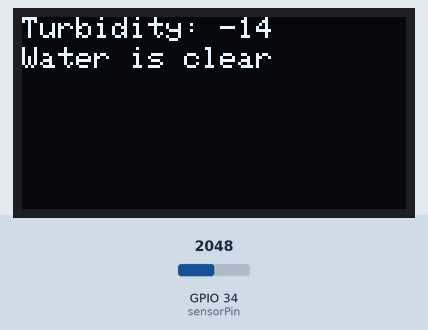
Recording of a sketch running on a simulated ESP32. Parts: 128×64 one-colour display. Inputs (shaded band) come from the test bench; at power-on: GPIO 34 (sensorPin) = 2048. The display library's start-up logo is not drawn; what the sketch prints to the serial monitor is not drawn.

Above: at 3.2 s.
3.3 s: GPIO 34 (sensorPin) set to 2081
At 4.9 s:
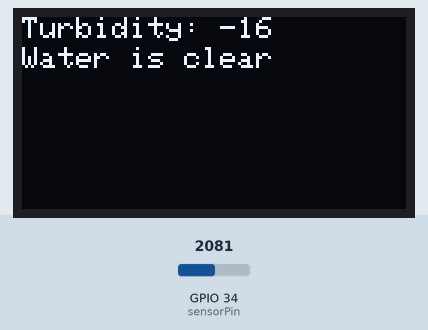
5.9 s: GPIO 34 (sensorPin) set to 1502
At 7.3 s:
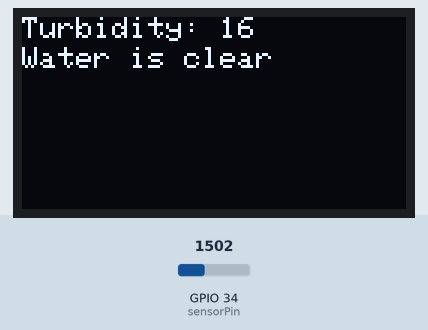
8.1 s: GPIO 34 (sensorPin) set to 1394
At 9.7 s:
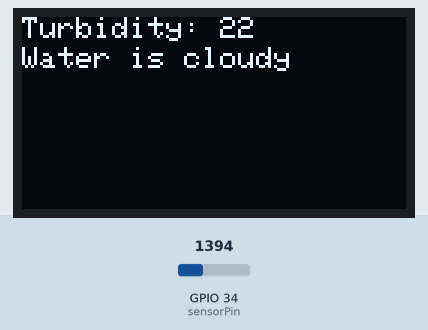
10.4 s: GPIO 34 (sensorPin) set to 1228
12.6 s: GPIO 34 (sensorPin) set to 950
At 14.4 s:
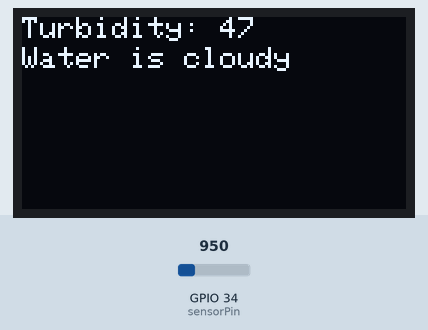
14.9 s: GPIO 34 (sensorPin) set to 878
At 16.8 s:
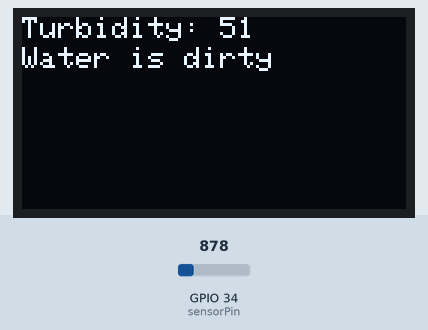
Timing chart, 0 to 18.1 s (numbered marks = the images above; inputs shaded):
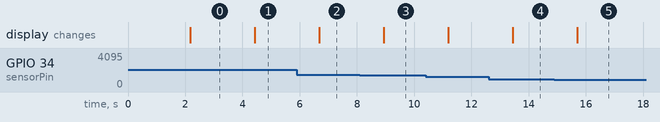

The sketch:

tubidity_oled.ino
```cpp
#include <Wire.h>
#include <Adafruit_GFX.h>
#include <Adafruit_SSD1306.h>

#define SCREEN_WIDTH 128
#define SCREEN_HEIGHT 64
#define OLED_RESET    -1
Adafruit_SSD1306 display(SCREEN_WIDTH, SCREEN_HEIGHT, &Wire, OLED_RESET);

int sensorPin = 34; // Analog pin connected to the turbidity sensor
int turbidityValue;

void setup() {
  Serial.begin(9600);
  display.begin(SSD1306_SWITCHCAPVCC, 0x3C);
  display.display();
  delay(2000);
  display.clearDisplay();
}

void loop() {
  int sensorValue = analogRead(sensorPin);
  int turbidity = map(sensorValue, 0, 1783, 100, 0); // Map the sensor value to turbidity range
  delay(100);
  display.clearDisplay();
  display.setTextSize(1.5);
  display.setTextColor(SSD1306_WHITE);
  display.setCursor(0, 0);
  display.print("Turbidity: ");
  display.println(turbidity);
  if (turbidity < 20) {
    display.setCursor(0, 10);
    display.print("Water is clear");
  } else if (turbidity < 50) {
    display.setCursor(0, 10);
    display.print("Water is cloudy");
  } else {
    display.setCursor(0, 10);
    display.print("Water is dirty");
  }
  display.display();
  Serial.print("Turbidity: ");
  Serial.println(turbidity);

  delay(1000);
}
```

Measured:
- the behaviour switches between 2050 and 2051 on GPIO 34 (sensorPin) (found by bisection; images 0 and 1)
- the behaviour switches between 1445 and 1444 on GPIO 34 (sensorPin) (found by bisection; images 2 and 3)
- the behaviour switches between 910 and 909 on GPIO 34 (sensorPin) (found by bisection; images 4 and 5)
- after the input at 3.3 s, the display: changes after 1.1 s (image 1)
- after the input at 5.9 s, the display: changes after 0.78 s (image 2)
- after the input at 8.1 s, the display: changes after 0.84 s (image 3)
- after the input at 12.6 s, the display: changes after 0.84 s (image 4)
- after the input at 14.9 s, the display: changes after 0.79 s (image 5)
